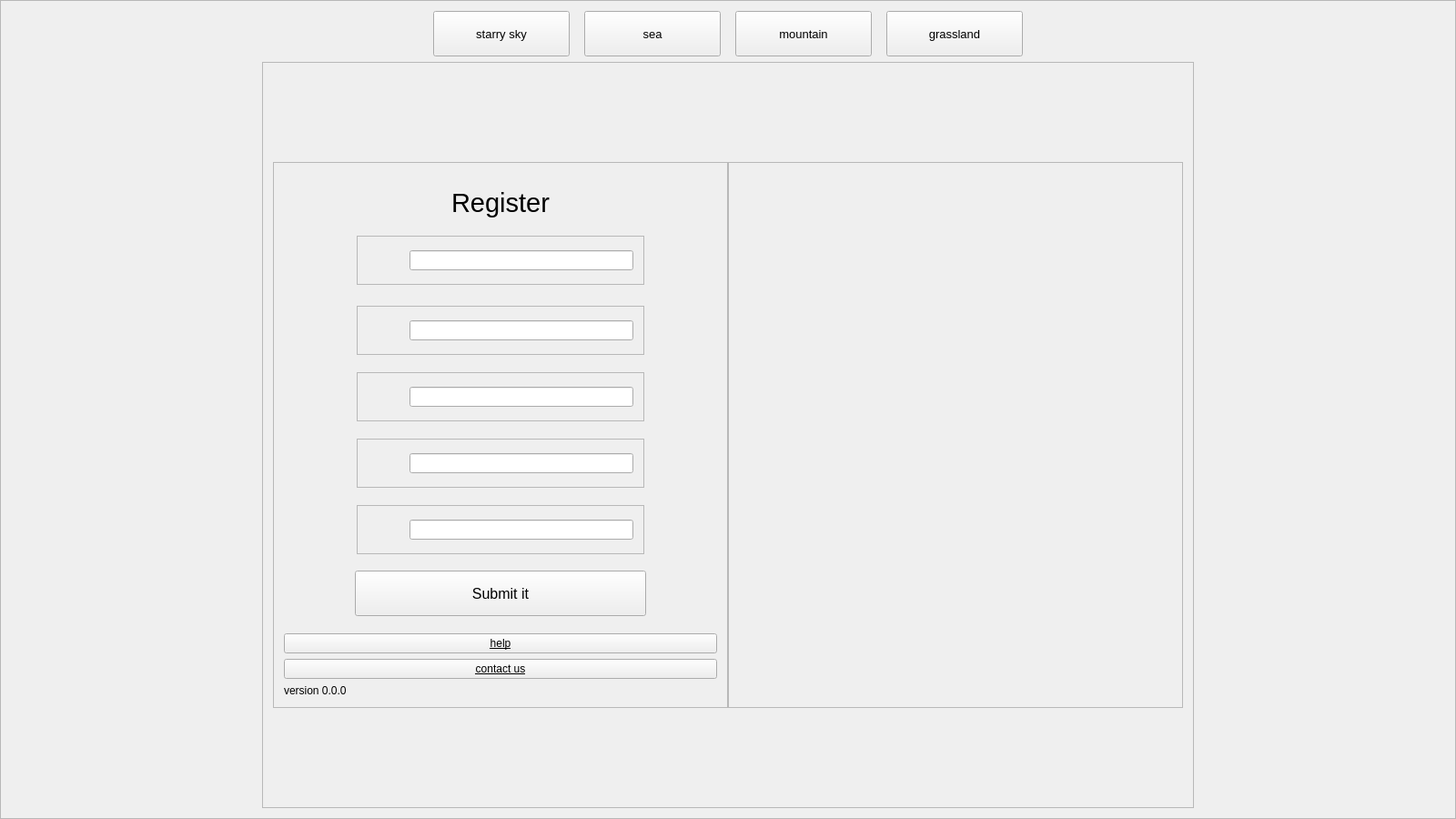
<?xml version="1.0" encoding="UTF-8"?>
<ui version="4.0">
 <class>Widget</class>
 <widget class="QWidget" name="Widget">
  <property name="geometry">
   <rect>
    <x>0</x>
    <y>0</y>
    <width>1600</width>
    <height>900</height>
   </rect>
  </property>
  <property name="minimumSize">
   <size>
    <width>800</width>
    <height>450</height>
   </size>
  </property>
  <property name="windowTitle">
   <string>Widget</string>
  </property>
  <property name="styleSheet">
   <string notr="true"/>
  </property>
  <layout class="QGridLayout" name="gridLayout_7">
   <property name="leftMargin">
    <number>0</number>
   </property>
   <property name="topMargin">
    <number>0</number>
   </property>
   <property name="rightMargin">
    <number>0</number>
   </property>
   <property name="bottomMargin">
    <number>0</number>
   </property>
   <property name="spacing">
    <number>0</number>
   </property>
   <item row="0" column="0">
    <widget class="QFrame" name="frame">
     <property name="frameShape">
      <enum>QFrame::StyledPanel</enum>
     </property>
     <property name="frameShadow">
      <enum>QFrame::Raised</enum>
     </property>
     <layout class="QGridLayout" name="gridLayout_3">
      <item row="0" column="0">
       <layout class="QVBoxLayout" name="verticalLayout">
        <item>
         <layout class="QHBoxLayout" name="horizontalLayout_14">
          <item>
           <spacer name="horizontalSpacer_16">
            <property name="orientation">
             <enum>Qt::Horizontal</enum>
            </property>
            <property name="sizeHint" stdset="0">
             <size>
              <width>13</width>
              <height>20</height>
             </size>
            </property>
           </spacer>
          </item>
          <item>
           <widget class="QPushButton" name="btn_1">
            <property name="sizePolicy">
             <sizepolicy hsizetype="Fixed" vsizetype="Fixed">
              <horstretch>0</horstretch>
              <verstretch>0</verstretch>
             </sizepolicy>
            </property>
            <property name="minimumSize">
             <size>
              <width>150</width>
              <height>50</height>
             </size>
            </property>
            <property name="maximumSize">
             <size>
              <width>150</width>
              <height>50</height>
             </size>
            </property>
            <property name="font">
             <font>
              <pointsize>10</pointsize>
             </font>
            </property>
            <property name="text">
             <string>starry sky</string>
            </property>
           </widget>
          </item>
          <item>
           <spacer name="horizontalSpacer_26">
            <property name="orientation">
             <enum>Qt::Horizontal</enum>
            </property>
            <property name="sizeType">
             <enum>QSizePolicy::Fixed</enum>
            </property>
            <property name="sizeHint" stdset="0">
             <size>
              <width>10</width>
              <height>20</height>
             </size>
            </property>
           </spacer>
          </item>
          <item>
           <widget class="QPushButton" name="btn_2">
            <property name="sizePolicy">
             <sizepolicy hsizetype="Fixed" vsizetype="Fixed">
              <horstretch>0</horstretch>
              <verstretch>0</verstretch>
             </sizepolicy>
            </property>
            <property name="minimumSize">
             <size>
              <width>150</width>
              <height>50</height>
             </size>
            </property>
            <property name="maximumSize">
             <size>
              <width>150</width>
              <height>50</height>
             </size>
            </property>
            <property name="font">
             <font>
              <pointsize>10</pointsize>
             </font>
            </property>
            <property name="text">
             <string>sea</string>
            </property>
           </widget>
          </item>
          <item>
           <spacer name="horizontalSpacer_27">
            <property name="orientation">
             <enum>Qt::Horizontal</enum>
            </property>
            <property name="sizeType">
             <enum>QSizePolicy::Fixed</enum>
            </property>
            <property name="sizeHint" stdset="0">
             <size>
              <width>10</width>
              <height>20</height>
             </size>
            </property>
           </spacer>
          </item>
          <item>
           <widget class="QPushButton" name="btn_3">
            <property name="sizePolicy">
             <sizepolicy hsizetype="Fixed" vsizetype="Fixed">
              <horstretch>0</horstretch>
              <verstretch>0</verstretch>
             </sizepolicy>
            </property>
            <property name="minimumSize">
             <size>
              <width>150</width>
              <height>50</height>
             </size>
            </property>
            <property name="maximumSize">
             <size>
              <width>150</width>
              <height>50</height>
             </size>
            </property>
            <property name="font">
             <font>
              <pointsize>10</pointsize>
             </font>
            </property>
            <property name="text">
             <string>mountain</string>
            </property>
           </widget>
          </item>
          <item>
           <spacer name="horizontalSpacer_28">
            <property name="orientation">
             <enum>Qt::Horizontal</enum>
            </property>
            <property name="sizeType">
             <enum>QSizePolicy::Fixed</enum>
            </property>
            <property name="sizeHint" stdset="0">
             <size>
              <width>10</width>
              <height>20</height>
             </size>
            </property>
           </spacer>
          </item>
          <item>
           <widget class="QPushButton" name="btn_4">
            <property name="sizePolicy">
             <sizepolicy hsizetype="Fixed" vsizetype="Fixed">
              <horstretch>0</horstretch>
              <verstretch>0</verstretch>
             </sizepolicy>
            </property>
            <property name="minimumSize">
             <size>
              <width>150</width>
              <height>50</height>
             </size>
            </property>
            <property name="maximumSize">
             <size>
              <width>150</width>
              <height>50</height>
             </size>
            </property>
            <property name="font">
             <font>
              <pointsize>10</pointsize>
             </font>
            </property>
            <property name="text">
             <string>grassland</string>
            </property>
           </widget>
          </item>
          <item>
           <spacer name="horizontalSpacer_29">
            <property name="orientation">
             <enum>Qt::Horizontal</enum>
            </property>
            <property name="sizeHint" stdset="0">
             <size>
              <width>13</width>
              <height>20</height>
             </size>
            </property>
           </spacer>
          </item>
         </layout>
        </item>
        <item>
         <layout class="QHBoxLayout" name="horizontalLayout_9">
          <item>
           <spacer name="horizontalSpacer_17">
            <property name="orientation">
             <enum>Qt::Horizontal</enum>
            </property>
            <property name="sizeHint" stdset="0">
             <size>
              <width>40</width>
              <height>20</height>
             </size>
            </property>
           </spacer>
          </item>
          <item>
           <widget class="QFrame" name="frame_3">
            <property name="frameShape">
             <enum>QFrame::StyledPanel</enum>
            </property>
            <property name="frameShadow">
             <enum>QFrame::Raised</enum>
            </property>
            <layout class="QGridLayout" name="gridLayout_2">
             <item row="0" column="0">
              <layout class="QHBoxLayout" name="horizontalLayout_8">
               <property name="spacing">
                <number>0</number>
               </property>
               <item>
                <widget class="QFrame" name="frame_login">
                 <property name="sizePolicy">
                  <sizepolicy hsizetype="Minimum" vsizetype="Minimum">
                   <horstretch>0</horstretch>
                   <verstretch>0</verstretch>
                  </sizepolicy>
                 </property>
                 <property name="minimumSize">
                  <size>
                   <width>500</width>
                   <height>600</height>
                  </size>
                 </property>
                 <property name="maximumSize">
                  <size>
                   <width>500</width>
                   <height>600</height>
                  </size>
                 </property>
                 <property name="styleSheet">
                  <string notr="true"/>
                 </property>
                 <property name="frameShape">
                  <enum>QFrame::StyledPanel</enum>
                 </property>
                 <property name="frameShadow">
                  <enum>QFrame::Raised</enum>
                 </property>
                 <layout class="QGridLayout" name="gridLayout_10">
                  <item row="0" column="0">
                   <spacer name="verticalSpacer_12">
                    <property name="orientation">
                     <enum>Qt::Vertical</enum>
                    </property>
                    <property name="sizeHint" stdset="0">
                     <size>
                      <width>17</width>
                      <height>18</height>
                     </size>
                    </property>
                   </spacer>
                  </item>
                  <item row="1" column="0">
                   <layout class="QGridLayout" name="gridLayout_9">
                    <item row="2" column="0" colspan="5">
                     <layout class="QHBoxLayout" name="horizontalLayout_7">
                      <item>
                       <spacer name="horizontalSpacer_8">
                        <property name="orientation">
                         <enum>Qt::Horizontal</enum>
                        </property>
                        <property name="sizeType">
                         <enum>QSizePolicy::Fixed</enum>
                        </property>
                        <property name="sizeHint" stdset="0">
                         <size>
                          <width>80</width>
                          <height>20</height>
                         </size>
                        </property>
                       </spacer>
                      </item>
                      <item>
                       <widget class="QFrame" name="frame_pwd_2">
                        <property name="frameShape">
                         <enum>QFrame::StyledPanel</enum>
                        </property>
                        <property name="frameShadow">
                         <enum>QFrame::Raised</enum>
                        </property>
                        <layout class="QGridLayout" name="gridLayout_4">
                         <item row="0" column="0">
                          <layout class="QHBoxLayout" name="horizontalLayout_10">
                           <item>
                            <spacer name="horizontalSpacer_9">
                             <property name="orientation">
                              <enum>Qt::Horizontal</enum>
                             </property>
                             <property name="sizeType">
                              <enum>QSizePolicy::Fixed</enum>
                             </property>
                             <property name="sizeHint" stdset="0">
                              <size>
                               <width>10</width>
                               <height>20</height>
                              </size>
                             </property>
                            </spacer>
                           </item>
                           <item>
                            <widget class="QLabel" name="label_pwd_2">
                             <property name="sizePolicy">
                              <sizepolicy hsizetype="Fixed" vsizetype="Fixed">
                               <horstretch>0</horstretch>
                               <verstretch>0</verstretch>
                              </sizepolicy>
                             </property>
                             <property name="minimumSize">
                              <size>
                               <width>30</width>
                               <height>30</height>
                              </size>
                             </property>
                             <property name="maximumSize">
                              <size>
                               <width>30</width>
                               <height>30</height>
                              </size>
                             </property>
                             <property name="text">
                              <string/>
                             </property>
                            </widget>
                           </item>
                           <item>
                            <widget class="QLineEdit" name="lineE_pwd_2"/>
                           </item>
                          </layout>
                         </item>
                        </layout>
                       </widget>
                      </item>
                      <item>
                       <spacer name="horizontalSpacer_20">
                        <property name="orientation">
                         <enum>Qt::Horizontal</enum>
                        </property>
                        <property name="sizeType">
                         <enum>QSizePolicy::Fixed</enum>
                        </property>
                        <property name="sizeHint" stdset="0">
                         <size>
                          <width>80</width>
                          <height>20</height>
                         </size>
                        </property>
                       </spacer>
                      </item>
                     </layout>
                    </item>
                    <item row="7" column="0" colspan="5">
                     <layout class="QHBoxLayout" name="horizontalLayout_11">
                      <item>
                       <spacer name="horizontalSpacer_10">
                        <property name="orientation">
                         <enum>Qt::Horizontal</enum>
                        </property>
                        <property name="sizeType">
                         <enum>QSizePolicy::Fixed</enum>
                        </property>
                        <property name="sizeHint" stdset="0">
                         <size>
                          <width>80</width>
                          <height>20</height>
                         </size>
                        </property>
                       </spacer>
                      </item>
                      <item>
                       <widget class="QFrame" name="frame_pwd_3">
                        <property name="frameShape">
                         <enum>QFrame::StyledPanel</enum>
                        </property>
                        <property name="frameShadow">
                         <enum>QFrame::Raised</enum>
                        </property>
                        <layout class="QGridLayout" name="gridLayout_5">
                         <item row="0" column="0">
                          <layout class="QHBoxLayout" name="horizontalLayout_12">
                           <item>
                            <spacer name="horizontalSpacer_11">
                             <property name="orientation">
                              <enum>Qt::Horizontal</enum>
                             </property>
                             <property name="sizeType">
                              <enum>QSizePolicy::Fixed</enum>
                             </property>
                             <property name="sizeHint" stdset="0">
                              <size>
                               <width>10</width>
                               <height>20</height>
                              </size>
                             </property>
                            </spacer>
                           </item>
                           <item>
                            <widget class="QLabel" name="label_pwd_3">
                             <property name="sizePolicy">
                              <sizepolicy hsizetype="Fixed" vsizetype="Fixed">
                               <horstretch>0</horstretch>
                               <verstretch>0</verstretch>
                              </sizepolicy>
                             </property>
                             <property name="minimumSize">
                              <size>
                               <width>30</width>
                               <height>30</height>
                              </size>
                             </property>
                             <property name="maximumSize">
                              <size>
                               <width>30</width>
                               <height>30</height>
                              </size>
                             </property>
                             <property name="text">
                              <string/>
                             </property>
                            </widget>
                           </item>
                           <item>
                            <widget class="QLineEdit" name="lineE_pwd_3"/>
                           </item>
                          </layout>
                         </item>
                        </layout>
                       </widget>
                      </item>
                      <item>
                       <spacer name="horizontalSpacer_21">
                        <property name="orientation">
                         <enum>Qt::Horizontal</enum>
                        </property>
                        <property name="sizeType">
                         <enum>QSizePolicy::Fixed</enum>
                        </property>
                        <property name="sizeHint" stdset="0">
                         <size>
                          <width>80</width>
                          <height>20</height>
                         </size>
                        </property>
                       </spacer>
                      </item>
                     </layout>
                    </item>
                    <item row="5" column="0" colspan="5">
                     <layout class="QHBoxLayout" name="horizontalLayout_2">
                      <item>
                       <spacer name="horizontalSpacer_6">
                        <property name="orientation">
                         <enum>Qt::Horizontal</enum>
                        </property>
                        <property name="sizeType">
                         <enum>QSizePolicy::Fixed</enum>
                        </property>
                        <property name="sizeHint" stdset="0">
                         <size>
                          <width>80</width>
                          <height>20</height>
                         </size>
                        </property>
                       </spacer>
                      </item>
                      <item>
                       <widget class="QFrame" name="frame_pwd">
                        <property name="frameShape">
                         <enum>QFrame::StyledPanel</enum>
                        </property>
                        <property name="frameShadow">
                         <enum>QFrame::Raised</enum>
                        </property>
                        <layout class="QGridLayout" name="gridLayout">
                         <item row="0" column="0">
                          <layout class="QHBoxLayout" name="horizontalLayout_3">
                           <item>
                            <spacer name="horizontalSpacer_5">
                             <property name="orientation">
                              <enum>Qt::Horizontal</enum>
                             </property>
                             <property name="sizeType">
                              <enum>QSizePolicy::Fixed</enum>
                             </property>
                             <property name="sizeHint" stdset="0">
                              <size>
                               <width>10</width>
                               <height>20</height>
                              </size>
                             </property>
                            </spacer>
                           </item>
                           <item>
                            <widget class="QLabel" name="label_pwd">
                             <property name="sizePolicy">
                              <sizepolicy hsizetype="Fixed" vsizetype="Fixed">
                               <horstretch>0</horstretch>
                               <verstretch>0</verstretch>
                              </sizepolicy>
                             </property>
                             <property name="minimumSize">
                              <size>
                               <width>30</width>
                               <height>30</height>
                              </size>
                             </property>
                             <property name="maximumSize">
                              <size>
                               <width>30</width>
                               <height>30</height>
                              </size>
                             </property>
                             <property name="text">
                              <string/>
                             </property>
                            </widget>
                           </item>
                           <item>
                            <widget class="QLineEdit" name="lineE_pwd"/>
                           </item>
                          </layout>
                         </item>
                        </layout>
                       </widget>
                      </item>
                      <item>
                       <spacer name="horizontalSpacer_19">
                        <property name="orientation">
                         <enum>Qt::Horizontal</enum>
                        </property>
                        <property name="sizeType">
                         <enum>QSizePolicy::Fixed</enum>
                        </property>
                        <property name="sizeHint" stdset="0">
                         <size>
                          <width>80</width>
                          <height>20</height>
                         </size>
                        </property>
                       </spacer>
                      </item>
                     </layout>
                    </item>
                    <item row="0" column="0" colspan="5">
                     <layout class="QHBoxLayout" name="horizontalLayout">
                      <item>
                       <spacer name="horizontalSpacer">
                        <property name="orientation">
                         <enum>Qt::Horizontal</enum>
                        </property>
                        <property name="sizeHint" stdset="0">
                         <size>
                          <width>40</width>
                          <height>20</height>
                         </size>
                        </property>
                       </spacer>
                      </item>
                      <item>
                       <widget class="QLabel" name="label_login">
                        <property name="font">
                         <font>
                          <family>Arial</family>
                          <pointsize>22</pointsize>
                         </font>
                        </property>
                        <property name="styleSheet">
                         <string notr="true"/>
                        </property>
                        <property name="text">
                         <string>Register</string>
                        </property>
                       </widget>
                      </item>
                      <item>
                       <spacer name="horizontalSpacer_2">
                        <property name="orientation">
                         <enum>Qt::Horizontal</enum>
                        </property>
                        <property name="sizeHint" stdset="0">
                         <size>
                          <width>40</width>
                          <height>20</height>
                         </size>
                        </property>
                       </spacer>
                      </item>
                     </layout>
                    </item>
                    <item row="15" column="0" colspan="5">
                     <spacer name="verticalSpacer_8">
                      <property name="orientation">
                       <enum>Qt::Vertical</enum>
                      </property>
                      <property name="sizeHint" stdset="0">
                       <size>
                        <width>17</width>
                        <height>13</height>
                       </size>
                      </property>
                     </spacer>
                    </item>
                    <item row="18" column="0" colspan="5">
                     <widget class="QLabel" name="label">
                      <property name="text">
                       <string>version 0.0.0</string>
                      </property>
                     </widget>
                    </item>
                    <item row="13" column="0" colspan="5">
                     <spacer name="verticalSpacer_6">
                      <property name="orientation">
                       <enum>Qt::Vertical</enum>
                      </property>
                      <property name="sizeHint" stdset="0">
                       <size>
                        <width>17</width>
                        <height>13</height>
                       </size>
                      </property>
                     </spacer>
                    </item>
                    <item row="16" column="0" colspan="5">
                     <widget class="QPushButton" name="btn_forget_3">
                      <property name="font">
                       <font>
                        <family>Arial</family>
                        <underline>true</underline>
                       </font>
                      </property>
                      <property name="styleSheet">
                       <string notr="true"/>
                      </property>
                      <property name="text">
                       <string>help</string>
                      </property>
                     </widget>
                    </item>
                    <item row="9" column="0" colspan="5">
                     <layout class="QHBoxLayout" name="horizontalLayout_5">
                      <item>
                       <spacer name="horizontalSpacer_12">
                        <property name="orientation">
                         <enum>Qt::Horizontal</enum>
                        </property>
                        <property name="sizeType">
                         <enum>QSizePolicy::Fixed</enum>
                        </property>
                        <property name="sizeHint" stdset="0">
                         <size>
                          <width>80</width>
                          <height>20</height>
                         </size>
                        </property>
                       </spacer>
                      </item>
                      <item>
                       <widget class="QFrame" name="frame_pwd_4">
                        <property name="frameShape">
                         <enum>QFrame::StyledPanel</enum>
                        </property>
                        <property name="frameShadow">
                         <enum>QFrame::Raised</enum>
                        </property>
                        <layout class="QGridLayout" name="gridLayout_6">
                         <item row="0" column="0">
                          <layout class="QHBoxLayout" name="horizontalLayout_13">
                           <item>
                            <spacer name="horizontalSpacer_15">
                             <property name="orientation">
                              <enum>Qt::Horizontal</enum>
                             </property>
                             <property name="sizeType">
                              <enum>QSizePolicy::Fixed</enum>
                             </property>
                             <property name="sizeHint" stdset="0">
                              <size>
                               <width>10</width>
                               <height>20</height>
                              </size>
                             </property>
                            </spacer>
                           </item>
                           <item>
                            <widget class="QLabel" name="label_pwd_4">
                             <property name="sizePolicy">
                              <sizepolicy hsizetype="Fixed" vsizetype="Fixed">
                               <horstretch>0</horstretch>
                               <verstretch>0</verstretch>
                              </sizepolicy>
                             </property>
                             <property name="minimumSize">
                              <size>
                               <width>30</width>
                               <height>30</height>
                              </size>
                             </property>
                             <property name="maximumSize">
                              <size>
                               <width>30</width>
                               <height>30</height>
                              </size>
                             </property>
                             <property name="text">
                              <string/>
                             </property>
                            </widget>
                           </item>
                           <item>
                            <widget class="QLineEdit" name="lineE_pwd_4"/>
                           </item>
                          </layout>
                         </item>
                        </layout>
                       </widget>
                      </item>
                      <item>
                       <spacer name="horizontalSpacer_22">
                        <property name="orientation">
                         <enum>Qt::Horizontal</enum>
                        </property>
                        <property name="sizeType">
                         <enum>QSizePolicy::Fixed</enum>
                        </property>
                        <property name="sizeHint" stdset="0">
                         <size>
                          <width>80</width>
                          <height>20</height>
                         </size>
                        </property>
                       </spacer>
                      </item>
                     </layout>
                    </item>
                    <item row="4" column="0" colspan="5">
                     <spacer name="verticalSpacer_3">
                      <property name="orientation">
                       <enum>Qt::Vertical</enum>
                      </property>
                      <property name="sizeHint" stdset="0">
                       <size>
                        <width>278</width>
                        <height>18</height>
                       </size>
                      </property>
                     </spacer>
                    </item>
                    <item row="10" column="0" colspan="5">
                     <spacer name="verticalSpacer_7">
                      <property name="orientation">
                       <enum>Qt::Vertical</enum>
                      </property>
                      <property name="sizeHint" stdset="0">
                       <size>
                        <width>20</width>
                        <height>13</height>
                       </size>
                      </property>
                     </spacer>
                    </item>
                    <item row="1" column="0" colspan="5">
                     <spacer name="verticalSpacer">
                      <property name="orientation">
                       <enum>Qt::Vertical</enum>
                      </property>
                      <property name="sizeHint" stdset="0">
                       <size>
                        <width>17</width>
                        <height>13</height>
                       </size>
                      </property>
                     </spacer>
                    </item>
                    <item row="6" column="0" colspan="5">
                     <spacer name="verticalSpacer_16">
                      <property name="orientation">
                       <enum>Qt::Vertical</enum>
                      </property>
                      <property name="sizeHint" stdset="0">
                       <size>
                        <width>17</width>
                        <height>13</height>
                       </size>
                      </property>
                     </spacer>
                    </item>
                    <item row="14" column="0" colspan="5">
                     <layout class="QHBoxLayout" name="horizontalLayout_6">
                      <item>
                       <spacer name="horizontalSpacer_13">
                        <property name="orientation">
                         <enum>Qt::Horizontal</enum>
                        </property>
                        <property name="sizeHint" stdset="0">
                         <size>
                          <width>40</width>
                          <height>20</height>
                         </size>
                        </property>
                       </spacer>
                      </item>
                      <item>
                       <widget class="QPushButton" name="btn_forget">
                        <property name="sizePolicy">
                         <sizepolicy hsizetype="Fixed" vsizetype="Fixed">
                          <horstretch>0</horstretch>
                          <verstretch>0</verstretch>
                         </sizepolicy>
                        </property>
                        <property name="minimumSize">
                         <size>
                          <width>320</width>
                          <height>50</height>
                         </size>
                        </property>
                        <property name="maximumSize">
                         <size>
                          <width>320</width>
                          <height>50</height>
                         </size>
                        </property>
                        <property name="font">
                         <font>
                          <family>Arial</family>
                          <pointsize>12</pointsize>
                          <underline>false</underline>
                         </font>
                        </property>
                        <property name="text">
                         <string>Submit it</string>
                        </property>
                       </widget>
                      </item>
                      <item>
                       <spacer name="horizontalSpacer_14">
                        <property name="orientation">
                         <enum>Qt::Horizontal</enum>
                        </property>
                        <property name="sizeHint" stdset="0">
                         <size>
                          <width>40</width>
                          <height>20</height>
                         </size>
                        </property>
                       </spacer>
                      </item>
                     </layout>
                    </item>
                    <item row="11" column="0" colspan="5">
                     <layout class="QHBoxLayout" name="horizontalLayout_15">
                      <item>
                       <spacer name="horizontalSpacer_23">
                        <property name="orientation">
                         <enum>Qt::Horizontal</enum>
                        </property>
                        <property name="sizeType">
                         <enum>QSizePolicy::Fixed</enum>
                        </property>
                        <property name="sizeHint" stdset="0">
                         <size>
                          <width>80</width>
                          <height>20</height>
                         </size>
                        </property>
                       </spacer>
                      </item>
                      <item>
                       <widget class="QFrame" name="frame_pwd_5">
                        <property name="frameShape">
                         <enum>QFrame::StyledPanel</enum>
                        </property>
                        <property name="frameShadow">
                         <enum>QFrame::Raised</enum>
                        </property>
                        <layout class="QGridLayout" name="gridLayout_8">
                         <item row="0" column="0">
                          <layout class="QHBoxLayout" name="horizontalLayout_16">
                           <item>
                            <spacer name="horizontalSpacer_24">
                             <property name="orientation">
                              <enum>Qt::Horizontal</enum>
                             </property>
                             <property name="sizeType">
                              <enum>QSizePolicy::Fixed</enum>
                             </property>
                             <property name="sizeHint" stdset="0">
                              <size>
                               <width>10</width>
                               <height>20</height>
                              </size>
                             </property>
                            </spacer>
                           </item>
                           <item>
                            <widget class="QLabel" name="label_pwd_5">
                             <property name="sizePolicy">
                              <sizepolicy hsizetype="Fixed" vsizetype="Fixed">
                               <horstretch>0</horstretch>
                               <verstretch>0</verstretch>
                              </sizepolicy>
                             </property>
                             <property name="minimumSize">
                              <size>
                               <width>30</width>
                               <height>30</height>
                              </size>
                             </property>
                             <property name="maximumSize">
                              <size>
                               <width>30</width>
                               <height>30</height>
                              </size>
                             </property>
                             <property name="text">
                              <string/>
                             </property>
                            </widget>
                           </item>
                           <item>
                            <widget class="QLineEdit" name="lineE_pwd_5"/>
                           </item>
                          </layout>
                         </item>
                        </layout>
                       </widget>
                      </item>
                      <item>
                       <spacer name="horizontalSpacer_25">
                        <property name="orientation">
                         <enum>Qt::Horizontal</enum>
                        </property>
                        <property name="sizeType">
                         <enum>QSizePolicy::Fixed</enum>
                        </property>
                        <property name="sizeHint" stdset="0">
                         <size>
                          <width>80</width>
                          <height>20</height>
                         </size>
                        </property>
                       </spacer>
                      </item>
                     </layout>
                    </item>
                    <item row="8" column="0" colspan="5">
                     <spacer name="verticalSpacer_15">
                      <property name="orientation">
                       <enum>Qt::Vertical</enum>
                      </property>
                      <property name="sizeHint" stdset="0">
                       <size>
                        <width>20</width>
                        <height>13</height>
                       </size>
                      </property>
                     </spacer>
                    </item>
                    <item row="17" column="0" colspan="5">
                     <widget class="QPushButton" name="btn_forget_2">
                      <property name="font">
                       <font>
                        <family>Arial</family>
                        <underline>true</underline>
                       </font>
                      </property>
                      <property name="text">
                       <string>contact us</string>
                      </property>
                     </widget>
                    </item>
                   </layout>
                  </item>
                 </layout>
                </widget>
               </item>
               <item>
                <widget class="QFrame" name="frame_pic">
                 <property name="sizePolicy">
                  <sizepolicy hsizetype="Minimum" vsizetype="Minimum">
                   <horstretch>0</horstretch>
                   <verstretch>0</verstretch>
                  </sizepolicy>
                 </property>
                 <property name="minimumSize">
                  <size>
                   <width>500</width>
                   <height>600</height>
                  </size>
                 </property>
                 <property name="styleSheet">
                  <string notr="true"/>
                 </property>
                 <property name="frameShape">
                  <enum>QFrame::StyledPanel</enum>
                 </property>
                 <property name="frameShadow">
                  <enum>QFrame::Raised</enum>
                 </property>
                </widget>
               </item>
              </layout>
             </item>
            </layout>
           </widget>
          </item>
          <item>
           <spacer name="horizontalSpacer_18">
            <property name="orientation">
             <enum>Qt::Horizontal</enum>
            </property>
            <property name="sizeHint" stdset="0">
             <size>
              <width>40</width>
              <height>20</height>
             </size>
            </property>
           </spacer>
          </item>
         </layout>
        </item>
       </layout>
      </item>
     </layout>
    </widget>
   </item>
  </layout>
 </widget>
 <layoutdefault spacing="6" margin="11"/>
 <resources/>
 <connections/>
</ui>
